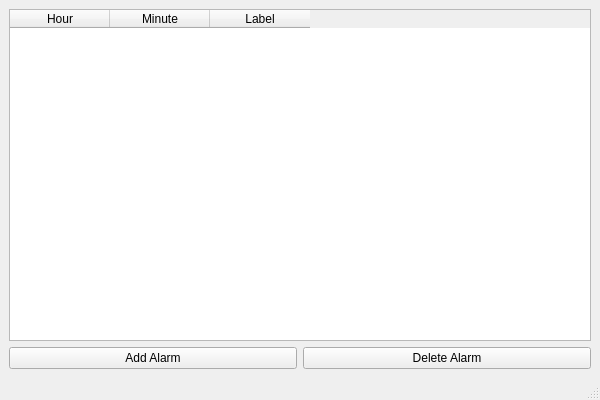
<?xml version="1.0" encoding="UTF-8"?>
<ui version="4.0">
 <class>MainWindow</class>
 <widget class="QMainWindow" name="MainWindow">
  <property name="geometry">
   <rect>
    <x>0</x>
    <y>0</y>
    <width>600</width>
    <height>400</height>
   </rect>
  </property>
  <property name="windowTitle">
   <string>Awakure Alarm</string>
  </property>
  <widget class="QWidget" name="centralwidget">
   <layout class="QVBoxLayout" name="verticalLayout">
    <item>
     <widget class="QTableWidget" name="alarmTable">
      <column>
       <property name="text">
        <string>Hour</string>
       </property>
      </column>
      <column>
       <property name="text">
        <string>Minute</string>
       </property>
      </column>
      <column>
       <property name="text">
        <string>Label</string>
       </property>
      </column>
     </widget>
    </item>
    <item>
     <layout class="QHBoxLayout" name="buttonLayout">
      <item>
       <widget class="QPushButton" name="addAlarmButton">
        <property name="text">
         <string>Add Alarm</string>
        </property>
       </widget>
      </item>
      <item>
       <widget class="QPushButton" name="deleteAlarmButton">
        <property name="text">
         <string>Delete Alarm</string>
        </property>
       </widget>
      </item>
     </layout>
    </item>
   </layout>
  </widget>
  <widget class="QStatusBar" name="statusbar"/>
 </widget>
 <resources/>
 <connections/>
</ui>
